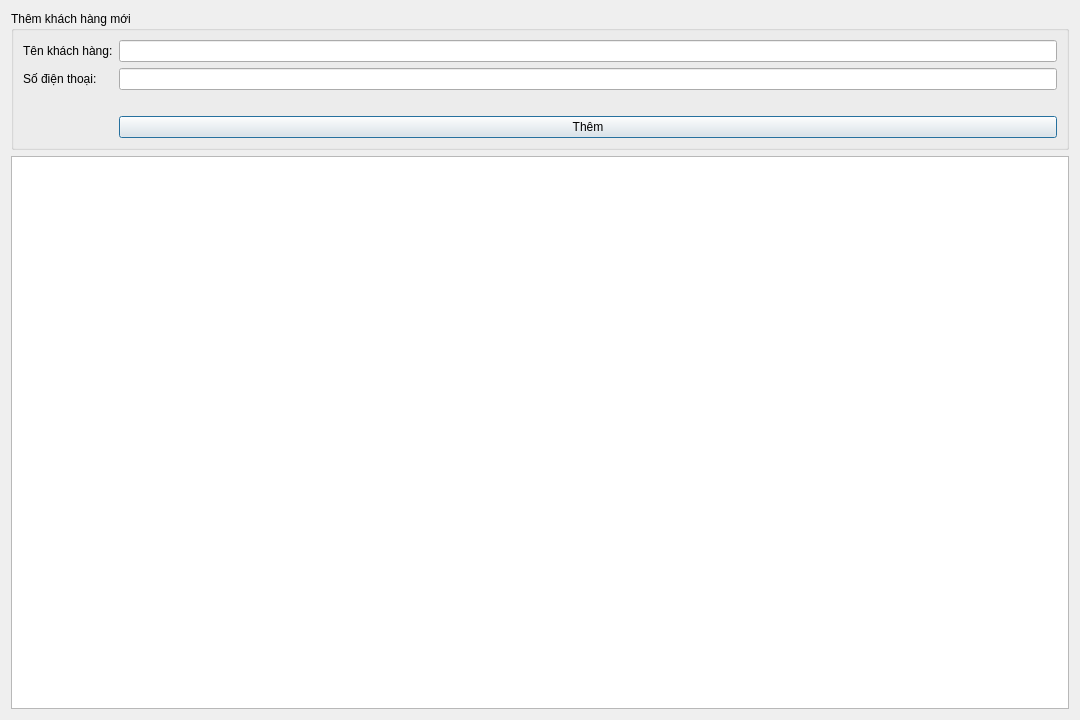
<?xml version="1.0" encoding="UTF-8"?>
<ui version="4.0">
 <class>CustomerDialog</class>
 <widget class="QDialog" name="CustomerDialog">
  <property name="geometry">
   <rect>
    <x>0</x>
    <y>0</y>
    <width>1080</width>
    <height>720</height>
   </rect>
  </property>
  <property name="windowTitle">
   <string>Khách hàng</string>
  </property>
  <property name="windowIcon">
   <iconset resource="Resource.qrc">
    <normaloff>:/icons/rating.png</normaloff>:/icons/rating.png</iconset>
  </property>
  <layout class="QVBoxLayout" name="verticalLayout">
   <item>
    <widget class="QGroupBox" name="groupBox_2">
     <property name="title">
      <string>Thêm khách hàng mới</string>
     </property>
     <layout class="QFormLayout" name="formLayout">
      <item row="0" column="0">
       <widget class="QLabel" name="labelAddCustomeName">
        <property name="text">
         <string>Tên khách hàng:</string>
        </property>
       </widget>
      </item>
      <item row="0" column="1">
       <widget class="QLineEdit" name="txtName"/>
      </item>
      <item row="1" column="0">
       <widget class="QLabel" name="labelAddCustomePhone">
        <property name="text">
         <string>Số điện thoại:</string>
        </property>
       </widget>
      </item>
      <item row="1" column="1">
       <widget class="QLineEdit" name="txtPhone"/>
      </item>
      <item row="2" column="1">
       <widget class="QLabel" name="label_Message">
        <property name="styleSheet">
         <string notr="true">color: red; font-weight: bold;</string>
        </property>
        <property name="text">
         <string/>
        </property>
       </widget>
      </item>
      <item row="3" column="1">
       <widget class="QPushButton" name="btnAddCustomer">
        <property name="text">
         <string>Thêm</string>
        </property>
       </widget>
      </item>
     </layout>
    </widget>
   </item>
   <item>
    <widget class="QTableView" name="tableCustomers">
     <attribute name="horizontalHeaderMinimumSectionSize">
      <number>50</number>
     </attribute>
     <attribute name="verticalHeaderMinimumSectionSize">
      <number>50</number>
     </attribute>
     <attribute name="verticalHeaderDefaultSectionSize">
      <number>50</number>
     </attribute>
    </widget>
   </item>
  </layout>
 </widget>
 <resources>
  <include location="Resource.qrc"/>
 </resources>
 <connections/>
</ui>
